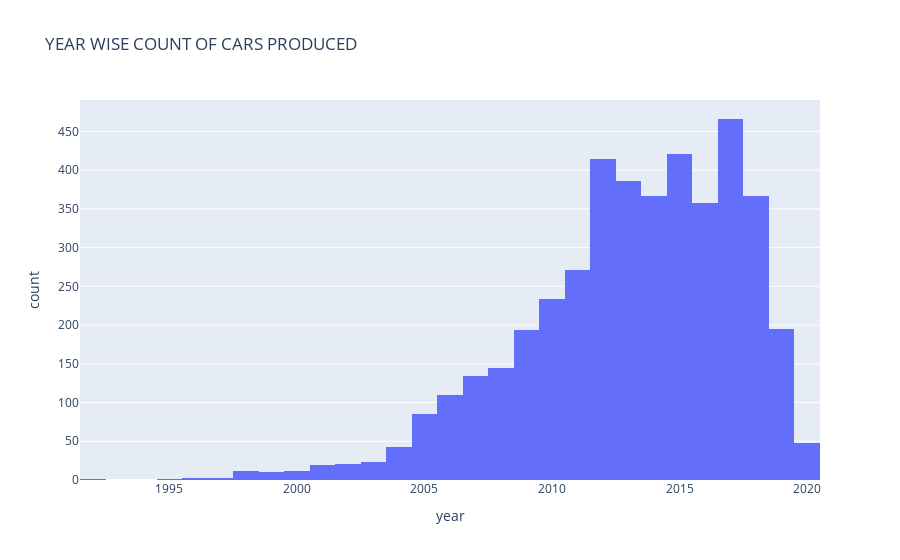

Notebook source saved alongside this figure:
### Code cell
fig = px.histogram(
    data,
    x = 'year',
    title = "YEAR WISE COUNT OF CARS PRODUCED"
    
)
fig.show()

### Figure 1 — Plotly figure (JSON) as saved in the notebook; plotly's stock layout.template omitted (floating-point values rounded to 4 significant figures; data arrays with more than 128 entries replaced by an {"elided": "..."} marker saying what was removed)
{"data": [{"alignmentgroup": "True", "bingroup": "x", "hovertemplate": "year=%{x}<br>count=%{y}<extra></extra>", "legendgroup": "", "marker": {"color": "#636efa", "pattern": {"shape": ""}}, "name": "", "offsetgroup": "", "orientation": "v", "showlegend": false, "type": "histogram", "x": {"elided": "4340 int values"}, "xaxis": "x", "yaxis": "y"}], "layout": {"barmode": "relative", "legend": {"tracegroupgap": 0}, "title": {"text": "YEAR WISE COUNT OF CARS PRODUCED"}, "xaxis": {"anchor": "y", "domain": [0, 1], "title": {"text": "year"}}, "yaxis": {"anchor": "x", "domain": [0, 1], "title": {"text": "count"}}}}
